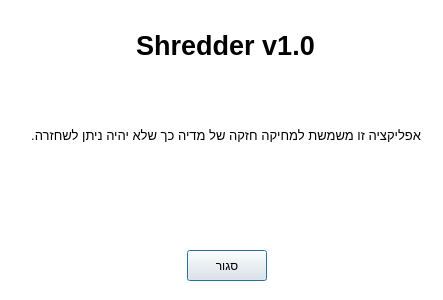
<?xml version="1.0" encoding="UTF-8"?>
<ui version="4.0">
 <class>AboutDialog</class>
 <widget class="QDialog" name="AboutDialog">
  <property name="geometry">
   <rect>
    <x>0</x>
    <y>0</y>
    <width>443</width>
    <height>300</height>
   </rect>
  </property>
  <property name="windowTitle">
   <string>אודות Shredder</string>
  </property>
  <widget class="QLabel" name="lblText">
   <property name="geometry">
    <rect>
     <x>10</x>
     <y>80</y>
     <width>411</width>
     <height>111</height>
    </rect>
   </property>
   <property name="font">
    <font>
     <pointsize>10</pointsize>
    </font>
   </property>
   <property name="layoutDirection">
    <enum>Qt::RightToLeft</enum>
   </property>
   <property name="text">
    <string>אפליקציה זו משמשת למחיקה חזקה של מדיה כך שלא יהיה ניתן לשחזרה.</string>
   </property>
   <property name="textFormat">
    <enum>Qt::AutoText</enum>
   </property>
   <property name="scaledContents">
    <bool>false</bool>
   </property>
   <property name="alignment">
    <set>Qt::AlignLeading|Qt::AlignLeft|Qt::AlignVCenter</set>
   </property>
   <property name="wordWrap">
    <bool>true</bool>
   </property>
   <property name="indent">
    <number>0</number>
   </property>
  </widget>
  <widget class="QLabel" name="lblTitle">
   <property name="geometry">
    <rect>
     <x>90</x>
     <y>20</y>
     <width>271</width>
     <height>51</height>
    </rect>
   </property>
   <property name="font">
    <font>
     <pointsize>20</pointsize>
     <weight>75</weight>
     <bold>true</bold>
    </font>
   </property>
   <property name="layoutDirection">
    <enum>Qt::RightToLeft</enum>
   </property>
   <property name="text">
    <string>Shredder v1.0</string>
   </property>
   <property name="alignment">
    <set>Qt::AlignCenter</set>
   </property>
  </widget>
  <widget class="QPushButton" name="btnClose">
   <property name="geometry">
    <rect>
     <x>187</x>
     <y>250</y>
     <width>80</width>
     <height>31</height>
    </rect>
   </property>
   <property name="text">
    <string>סגור</string>
   </property>
  </widget>
  <widget class="QLabel" name="lblTitleBg">
   <property name="geometry">
    <rect>
     <x>-3</x>
     <y>0</y>
     <width>451</width>
     <height>311</height>
    </rect>
   </property>
   <property name="font">
    <font>
     <pointsize>13</pointsize>
     <weight>75</weight>
     <bold>true</bold>
    </font>
   </property>
   <property name="styleSheet">
    <string notr="true">background-color: rgb(255, 255, 255);</string>
   </property>
   <property name="text">
    <string/>
   </property>
   <property name="alignment">
    <set>Qt::AlignCenter</set>
   </property>
  </widget>
  <zorder>lblTitleBg</zorder>
  <zorder>lblText</zorder>
  <zorder>lblTitle</zorder>
  <zorder>btnClose</zorder>
 </widget>
 <resources/>
 <connections/>
</ui>
